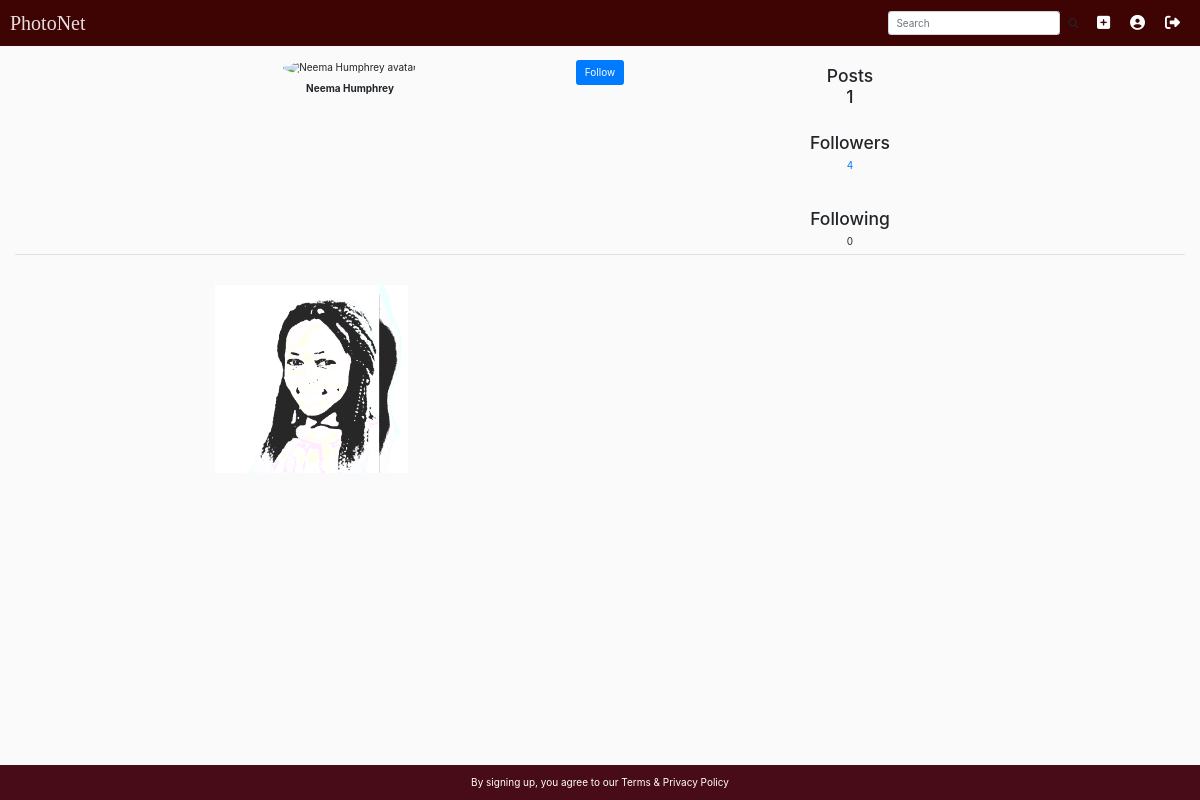
The page /user/4 (signed in) on the database its author committed.
### album/models.py (models this page shows)
class UserExtended(models.Model):
    user = models.OneToOneField(User, on_delete=models.CASCADE)
    avatar = models.ImageField(upload_to=get_avatar_upload_path, default="no_avatar.png")
    following = models.ManyToManyField("self", symmetrical=False, related_name="followers")

class Post(models.Model):
    author = models.ForeignKey(UserExtended, on_delete=models.CASCADE, related_name="user_posts")
    image = models.ImageField(upload_to=get_image_upload_path)
    description = models.TextField(default="")
    created = models.DateTimeField(auto_now_add=True)
    liked = models.ManyToManyField(UserExtended, related_name="liked_posts")
    comments = models.ManyToManyField("Comment", related_name="commented_posts")

### album/views.py (the view)
# urls.py: path("user", views.user, name="user"),
def user(request, user_id=None):
    if request.method == "POST":
        return HttpResponseNotAllowed(["GET"])
    if user_id is None:
        if request.user.id is None:
            return HttpResponseRedirect(reverse("welcome"))
        user_id2 = request.user.id
    else:
        user_id2 = user_id
    user_ex = UserExtended.objects.get(user__id=user_id2)
    show_follow_button = False
    if user_id is not None and user_id != request.user.id:
        show_follow_button = True
    already_follow = False
    if show_follow_button:
        already_follow = user_id in [x.user.id for x in UserExtended.objects.get(user__id=request.user.id).following.all()]
    context = {
        "user_ex": user_ex,
        "posts": Post.objects.filter(author__user__id=user_id2).order_by("-created"),
        "show_follow_button": show_follow_button,
        "already_follow": already_follow,
        "following": user_ex.following.count(),
        "followers": user_ex.followers.count()
    }
    context["dummies"] = range(4 - context["posts"].count() % 4)
    return render(request, "album/user.html", context)

### album/templates/album/user.html (shortened to what this page needs)
{% extends "album/layout.html" %} {% load static %} {% block title %} {{ user_ex.user.username }}'s profile | PhotoNet {% endblock %}  {% block main %}
<div class="container-fluid">
    <div id="user-info" class="row">
        <div class="col-sm-5 col-md-5 col-lg-3 offset-lg-2 col-xl-3 offset-xl-2 text-center">
            {% if request.user.id == user_ex.user.id %}
            <a id="change-avatar-link" href="#">
                <img id="avatar-img" class="avatar-profile avatar-profile-big" src="https://upload.wikimedia.org/wikipedia/commons/9/99/Sample_User_Icon.png" alt="{{ user_ex.user.username }} avatar" data-toggle="tooltip" title="Edit Profile">
                <input type="file" id="upload-avatar" name="file" style="display: none;">
            </a>
            {% else %}
            <img id="avatar-img" class="avatar-profile avatar-profile-big" src="https://upload.wikimedia.org/wikipedia/commons/9/99/Sample_User_Icon.png" alt="{{ user_ex.user.username }} avatar" title="{{ user_ex.user.username }}"> {% endif %}
            <p>{{ user_ex.user.username }}</p>
        </div>
        <div class="col-sm-2 col-md-2 col-lg-2 col-xl-2 text-center">
            {% if show_follow_button %}
                    <button id="follow-btn" class="btn btn-primary" type="button" name="follow" {% if already_follow %}disabled{% endif %}>Follow</button>
                {% endif %}
        </div>
        <div class="col-sm-5 col-md-5 col-lg-3 col-xl-3 text-center" id="user-counts">
            <p>
                <h3>Posts <br>{{ posts.count }}</h3>
            </p>
            <br>
                {% if followers %} <p><h3>Followers</h3> <span id="followers_count"><a href="{% url 'followers' user_ex.user.id %}">{{ followers }}</a></span> {% else %} <br><h3>Followers</h3> <span id="followers_count">{{ followers }}</span> {% endif %}</h3>
            </p>
            <br>
          {% if following %} <p><h3>Following </h3><span id="following_count"><a href="{% url 'following' user_ex.user.id %}">{{ following }}</a></span> {% else %} <br><h3>Following</h3> <span id="following_count">{{ following }}</span> {% endif%}
        </div>
    </div>
    <hr>
    <div class="row">
        <div class="col-xl-8 offset-xl-2 col-lg-10 offset-lg-1">
            {% if posts %}
            <div class="d-flex flex-wrap justify-content-between">
                {% for post in posts %}
                <img class="img-gallery align-self-center" data-toggle="tooltip" data-html="true" data-post-id="{{ post.id }}" data-likes="{{ post.liked.count }}" data-comments="{{ post.comments.count }}" src="{{ post.image.url }}" alt="{{ post.author.user.username}} photo"
                    title="Likes: {{ post.liked.count }}<br>Comments: {{ post.comments.count }}"> {% endfor %}
            </div>
            {% else %}
            <marquee behavior="slide" direction="left">No Post Yet</marquee>
            </body>
            {% endif %}
        </div>
    </div>
</div>
{% endblock %}

### album/static/album/CSS/style.css (style rules this page uses)
#user-info #user-counts p:first-child { margin-top: 1; }
#user-info+hr { margin-top: 0; }
#user-info p { font-weight: bold; margin-top: 0.5em; margin-bottom: 0.5em; }
.avatar-profile { border-radius: 50%; }
.avatar-profile-big { width: 33%; }
img.img-gallery { width: 25%; height: 100%; }
* { margin: 0px; padding: 0px; }
body { background-color: #eee; }
*, *::before, *::after { margin: 0; padding: 0; box-sizing: inherit; }
html { font-size: 10px; box-sizing: border-box; }
a { text-decoration: none; }
body { background-color: #fafafa; }
.row { display: -ms-flexbox; display: flex; -ms-flex-wrap: wrap; flex-wrap: wrap; margin-right: -15px; margin-left: -15px; margin-top: 30px; }

### rows shown on the page
UserExtended: user.username "Neema Humphrey"
Post: image (picture)

### other values the page prints
{{ posts.count }} "1"
{{ followers }} "4"
{{ following }} "0"
